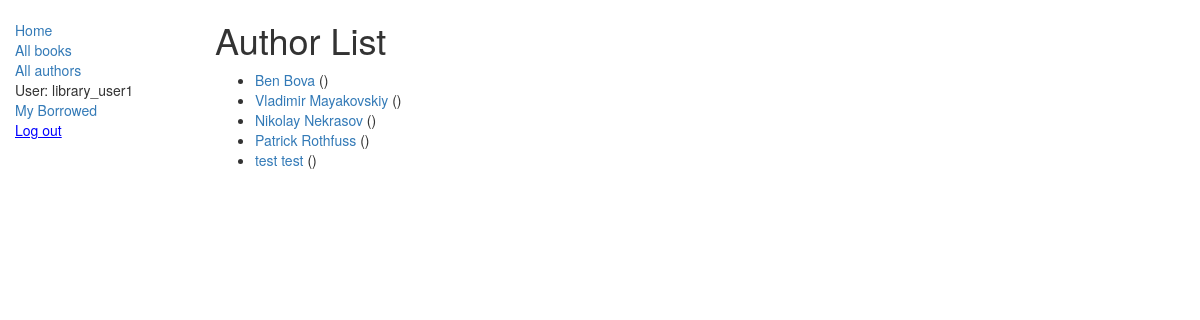
/catalog/authors/ (signed in), run on the app's committed database.
### catalog/models.py (models this page shows, shortened)
class Author(models.Model):
    first_name = models.CharField(max_length=100)
    second_name = models.CharField(max_length=100)
    date_of_birth = models.DateField(null=True, blank=True)
    date_of_death = models.DateField('died', null=True, blank=True)
    class Meta:
        ordering = ['second_name', 'first_name']
    def get_absolute_url(self):
        return reverse('author_detail', args=[str(self.id)])

### catalog/views.py (the view)
# urls.py: path('authors/', view=views.AuthorsListView.as_view(), name='authors'),
class AuthorsListView(generic.ListView):
    model = Author
    paginate_by = 10
    context_object_name = 'author_list'
    template_name = 'catalog/author_list.html'

### catalog/templates/catalog/author_list.html
{% extends 'base_generic.html' %}
{% block content %}
    <h1>Author List</h1>
    {% if author_list %}
    <ul>
        {% for author in author_list %}
        <li>
            <a href="{{ author.get_absolute_url }}">{{ author.first_name }} {{author.second_name}}</a> ({{ author.author }})
        </li>
        {% endfor %}
    </ul>
    {% else %}
        <p>There are no books</p>
    {% endif %}
{% endblock content %}

### catalog/templates/base_generic.html (shortened to what this page needs)
<!doctype html>
<html lang="en">
  <head>
    <link
      rel="stylesheet"
      href="https://maxcdn.bootstrapcdn.com/bootstrap/3.3.7/css/bootstrap.min.css" />
    {% load static %}
    <link rel="stylesheet" href="{% static 'css/styles.css' %}" />
  </head>
  <body>
    <div class="container-fluid">
      <div class="row">
        <div class="col-sm-2">
          {% block sidebar %}
            <ul class="sidebar-nav">
              <li><a href="{% url 'index' %}">Home</a></li>
              <li><a href="{% url 'books' %}">All books</a></li>
              <li><a href="{% url 'authors' %}">All authors</a></li>
              {% if user.is_authenticated %}
                <li>User: {{ user.get_username }}</li>
                <li><a href="{% url 'my-borrowed' %}">My Borrowed</a></li>
                <form action="{% url 'logout' %}?next={{request.path}}" method="post">
                  <button class="link-button">Log out</button>
                </form>
              {% else %}
                <li><a href="{% url 'login'%}?next={{request.path}}">Login</a></li>
              {% endif %}
            </ul>
          {% endblock %}
        </div>
        <div class="col-sm-10 ">
            {% block content %}{% endblock %}
        </div>
      </div>
    </div>
  </body>
</html>

### catalog/static/css/styles.css (style rules this page uses)
.sidebar-nav { margin-top: 20px; padding: 0; list-style: none; }
.link-button { background: none; border: none; color: blue; cursor: pointer; display: inline; font: inherit; margin: 0; padding: 0; text-decoration: underline; }

### data on the page
Author: first_name "Ben", second_name "Bova"
Author: first_name "Vladimir", second_name "Mayakovskiy"
Author: first_name "Nikolay", second_name "Nekrasov"
Author: first_name "Patrick", second_name "Rothfuss"
Author: first_name "test", second_name "test"

### other printed values
{{ user.get_username }} "library_user1"
